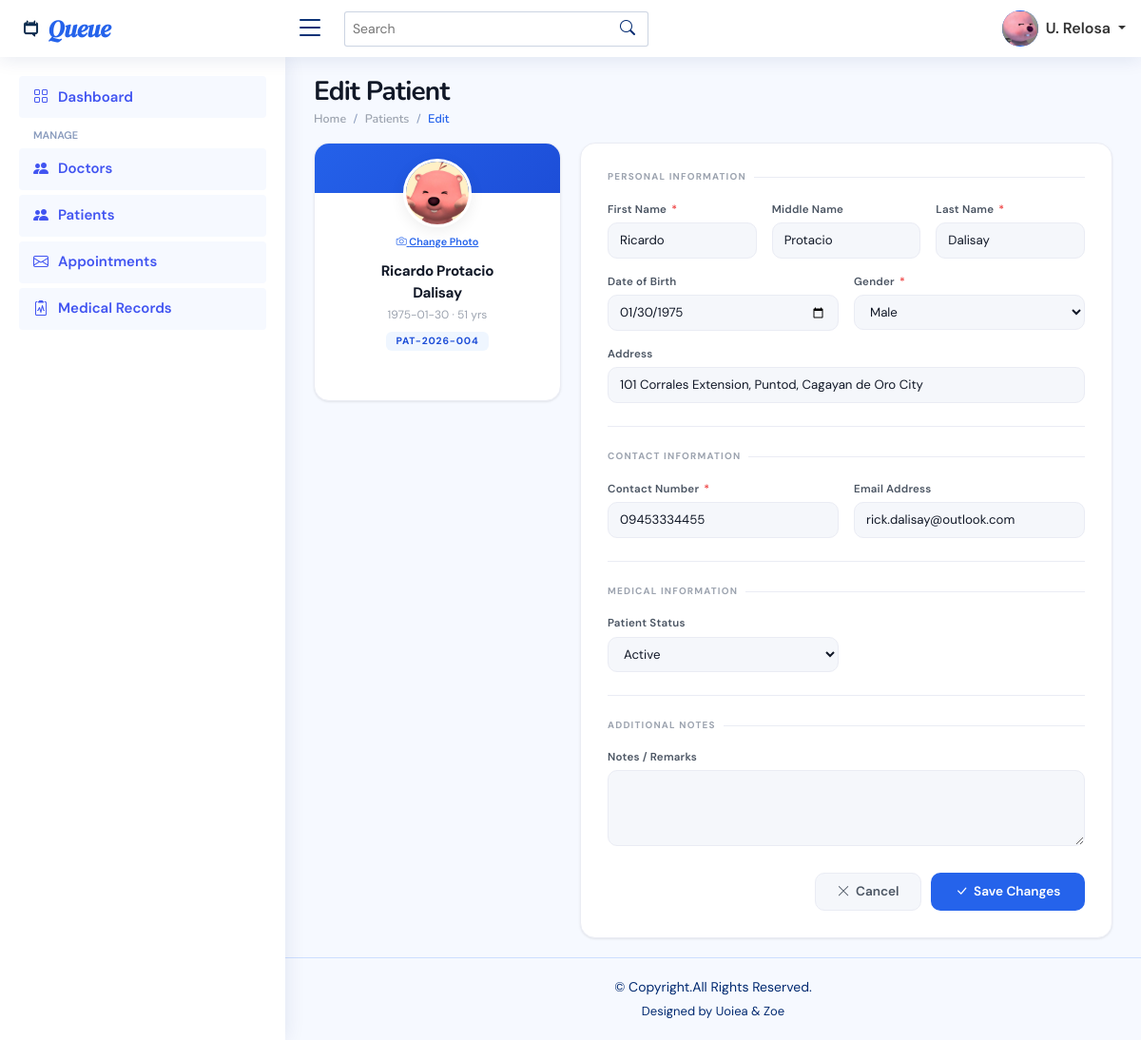
Page /public/admin/editPatient?id=4 (signed in) on the committed database.
### tables this page shows
CREATE TABLE `patients` (
  `id` int(11) NOT NULL,
  `patientCode` varchar(20) NOT NULL,
  `firstName` varchar(100) NOT NULL,
  `middleName` varchar(100) DEFAULT NULL,
  `lastName` varchar(100) NOT NULL,
  `gender` enum('Male','Female','Other') NOT NULL,
  `dateOfBirth` date DEFAULT NULL,
  `contactNumber` varchar(20) DEFAULT NULL,
  `emailAddress` varchar(150) DEFAULT NULL,
  `address` text DEFAULT NULL,
  `status` enum('Active','Inactive') NOT NULL DEFAULT 'Active',
  `photoUrl` varchar(255) DEFAULT NULL,
  `notes` text DEFAULT NULL,
  `createdAt` timestamp NOT NULL DEFAULT current_timestamp(),
  `updatedAt` timestamp NOT NULL DEFAULT current_timestamp() ON UPDATE current_timestamp()
);

### public/admin/editPatient.php (the view, shortened to what this page needs)
<?php
include('./includes/header.php');
include('./includes/topbar.php');
include('./includes/sidebar.php');
require_once('../../app/config/config.php');
$id = (int)($_GET['id'] ?? 0);
$stmt = $conn->prepare("SELECT * FROM patients WHERE id=?");
$stmt->bind_param('i', $id);
$stmt->execute();
$p = $stmt->get_result()->fetch_assoc();
$fullname = $p['firstName'] . ' ' . ($p['middleName'] ? $p['middleName'] . ' ' : '') . $p['lastName'];
$age = $p['dateOfBirth'] ? floor((time() - strtotime($p['dateOfBirth'])) / 31557600) : null;
?>
<div class="pagetitle">
    <h1>Edit Patient</h1>
    <nav>
        <ol class="breadcrumb">
            <li class="breadcrumb-item"><a href="index">Home</a></li>
            <li class="breadcrumb-item"><a href="patients">Patients</a></li>
            <li class="breadcrumb-item active">Edit</li>
        </ol>
    </nav>
</div>
<section class="section page-edit">
    <div class="add-layout">
        <div class="side-column">
            <div class="form-card side-card" style="padding-top:0;overflow:hidden;">
                <div style="padding:0 1.25rem 1.5rem;text-align:center;">
                    <?php if (!empty($p['photoUrl'])): ?>
                        <img id="sideAvatarImg" src="<?= htmlspecialchars($p['photoUrl']) ?>" alt="" style="width:72px;height:72px;border-radius:50%;border:3px solid #fff;box-shadow:0 4px 16px rgba(0,0,0,.07);object-fit:cover;margin:-36px auto 0;display:block;">
                    <?php else: ?>
                        <img id="sideAvatarImg" src="" alt="" style="display:none;width:72px;height:72px;border-radius:50%;border:3px solid #fff;object-fit:cover;margin:-36px auto 0;">
                        <div class="profile-avatar" id="sideAvatar"><?= strtoupper(substr($p['firstName'], 0, 1) . substr($p['lastName'], 0, 1)) ?></div>
                    <?php endif; ?>
                    <label for="editPhotoInput" style="font-size:.68rem;font-weight:600;color:var(--blue-600);cursor:pointer;text-decoration:underline;display:block;text-align:center;margin-top:.4rem;"><i class="bi bi-camera"></i> Change Photo</label>
                    <div class="profile-name" id="sideName"><?= htmlspecialchars($fullname) ?></div>
                    <div class="profile-sub" id="sideSub">
                        <?= $p['dateOfBirth'] ? htmlspecialchars($p['dateOfBirth']) . ($age ? ' · ' . $age . ' yrs' : '') : '—' ?>
                    </div>
                    <div class="profile-code"><?= htmlspecialchars($p['patientCode']) ?></div>
                </div>
            </div>
        </div>
        <div class="form-card main-form-card">
            <form id="editForm" onsubmit="savePatient(event)">
                <div class="section-label">Personal Information</div>
                <div class="form-grid cols-3">
                    <div class="field">
                        <label>First Name <span class="req">*</span></label>
                        <input type="text" name="first_name" value="<?= htmlspecialchars($p['firstName']) ?>" required oninput="updateSide()">
                    </div>
                    <div class="field">
                        <label>Middle Name</label>
                        <input type="text" name="middle_name" value="<?= htmlspecialchars($p['middleName'] ?? '') ?>">
                    </div>
                    <div class="field">
                        <label>Last Name <span class="req">*</span></label>
                        <input type="text" name="last_name" value="<?= htmlspecialchars($p['lastName']) ?>" required oninput="updateSide()">
                    </div>
                </div>
                <div class="form-grid" style="margin-top:1rem;">
                    <div class="field">
                        <label>Date of Birth</label>
                        <input type="date" name="dob" value="<?= htmlspecialchars($p['dateOfBirth'] ?? '') ?>" oninput="updateSide()">
                    </div>
                    <div class="field">
                        <label>Gender <span class="req">*</span></label>
                        <select name="gender" required>
                            <option <?= $p['gender'] === 'Male'   ? 'selected' : '' ?>>Male</option>
                        </select>
                    </div>
                </div>
                <div class="form-grid cols-1" style="margin-top:1rem;">
                    <div class="field">
                        <label>Address</label>
                        <input type="text" name="address" value="<?= htmlspecialchars($p['address'] ?? '') ?>" placeholder="Street, Barangay, City, Province">
                    </div>
                </div>
                <div class="form-divider"></div>
                <div class="section-label">Contact Information</div>
                <div class="form-grid">
                    <div class="field">
                        <label>Contact Number <span class="req">*</span></label>
                        <input type="tel" name="contact" value="<?= htmlspecialchars($p['contactNumber'] ?? '') ?>" required>
                    </div>
                    <div class="field">
                        <label>Email Address</label>
                        <input type="email" name="email" value="<?= htmlspecialchars($p['emailAddress'] ?? '') ?>">
                    </div>
                </div>
                <div class="form-divider"></div>
                <div class="section-label">Medical Information</div>
                <div class="form-grid">
                    <div class="field">
                        <label>Patient Status</label>
                        <select id="patientStatus" name="status">
                            <option value="Active" <?= $p['status'] === 'Active'   ? 'selected' : '' ?>>Active</option>
                        </select>
                    </div>
                </div>
                <div class="form-divider"></div>
                <div class="section-label">Additional Notes</div>
                <div class="form-grid cols-1">
                    <div class="field">
                        <label>Notes / Remarks</label>
                        <textarea name="notes"><?= htmlspecialchars($p['notes'] ?? '') ?></textarea>
                    </div>
                </div>
                <div class="form-actions">
                    <a href="patients" class="btn-secondary"><i class="bi bi-x-lg"></i> Cancel</a>
                    <button type="submit" class="btn-primary"><i class="bi bi-check-lg"></i> Save Changes</button>
                </div>
            </form>
        </div>
    </div>
</section>
<?php include('./includes/footer.php'); ?>

### public/assets/css/style.css (style rules this page uses)
:root { scroll-behavior: smooth; }
body { font-family: "Open Sans", sans-serif; background: #f6f9ff; color: #444444; }
a { color: #4154f1; text-decoration: none; }
h1, h2, h3, h4, h5, h6 { font-family: "Nunito", sans-serif; }
.pagetitle { margin-bottom: 10px; }
.pagetitle h1 { font-size: 24px; margin-bottom: 0; font-weight: 600; color: #012970; }
.breadcrumb { font-size: 14px; font-family: "Nunito", sans-serif; color: #899bbd; font-weight: 600; }
.breadcrumb a { color: #899bbd; transition: 0.3s; }
.breadcrumb .breadcrumb-item::before { color: #899bbd; }
.breadcrumb .active { color: #51678f; font-weight: 600; }

### public/admin/includes/header.php (style rules this page uses)
body { font-family: 'DM Sans', sans-serif !important; }

### rows in the picture
patients: photoUrl (picture), fullname "Ricardo Protacio Dalisay", dateOfBirth "1975-01-30", dateOfBirth "51", patientCode "PAT-2026-004", first_name "Ricardo", middle_name "Protacio", last_name "Dalisay", dob "01/30/1975", gender "Male", address "101 Corrales Extension, Puntod, Cagayan de Oro City", contact "09453334455", email "rick.dalisay@outlook.com", status "Active"

### other values in the picture
$shortName "U. Relosa"
